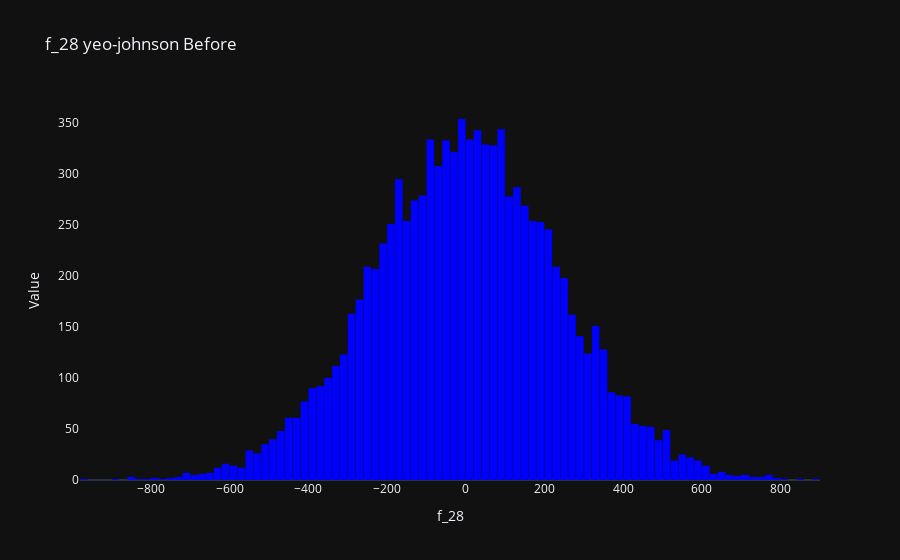

The code cell stored with this chart in its notebook:
### Code cell
import plotly.graph_objects as go

fig = go.Figure()
fig.add_trace(go.Histogram(
    x = train.f_28,
    xbins=dict( # bins used for histogram
        start=-1000,
        end=1000
    ),
    marker_color='blue',
    opacity=1
))

fig.update_layout(
    title_text='f_28 yeo-johnson Before',
    xaxis_title_text='f_28',
    yaxis_title_text='Value', 
    bargap=0.05, # gap between bars of adjacent location coordinates
    xaxis =  {'showgrid': False },
    yaxis = {'showgrid': False },
    template = 'plotly_dark'
)

fig.show()

### Figure 1 — Plotly figure (JSON) as saved in the notebook; plotly's stock layout.template omitted (floating-point values rounded to 4 significant figures; data arrays with more than 128 entries replaced by an {"elided": "..."} marker saying what was removed)
{"data": [{"marker": {"color": "blue"}, "opacity": 1, "type": "histogram", "x": {"elided": "10000 float values"}, "xbins": {"end": 1000, "start": -1000}}], "layout": {"bargap": 0.05, "title": {"text": "f_28 yeo-johnson Before"}, "xaxis": {"showgrid": false, "title": {"text": "f_28"}}, "yaxis": {"showgrid": false, "title": {"text": "Value"}}}}
